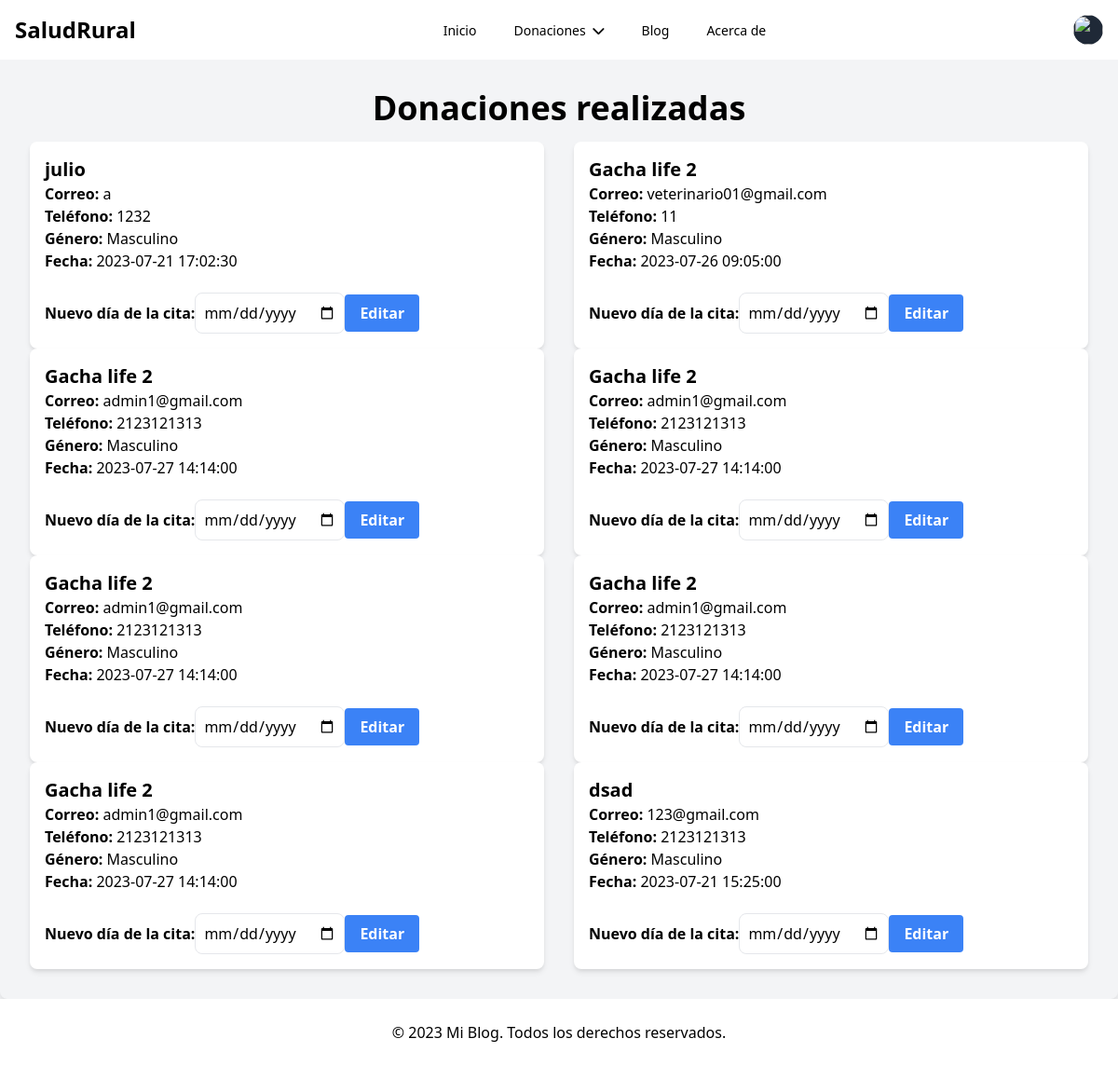
The app's page /donaciones-reali.php (signed in), older data.
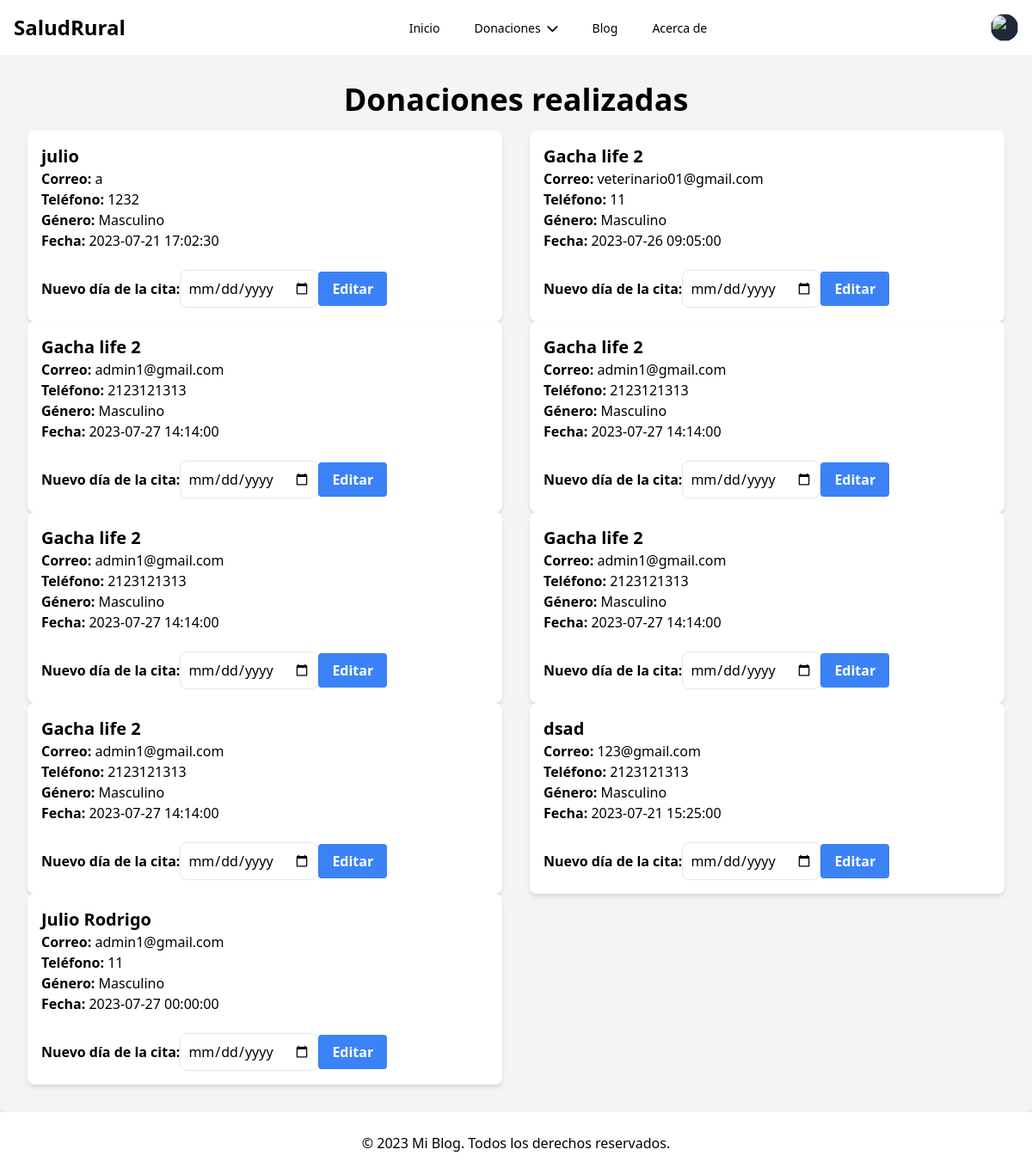
The same page, newer data.
### tables this page shows
CREATE TABLE `donacion` (
  `ID` int(11) NOT NULL,
  `usuario_id` int(11) NOT NULL,
  `nombre` varchar(100) NOT NULL,
  `correo` varchar(100) NOT NULL,
  `telefono` varchar(15) NOT NULL,
  `genero` enum('Masculino','Femenino') NOT NULL,
  `fecha` datetime NOT NULL,
  `monto` decimal(10,2) NOT NULL,
  `tarjeta` varchar(20) NOT NULL,
  `cvv` varchar(5) NOT NULL,
  `estado` enum('pendiente','aceptada','rechazada') NOT NULL DEFAULT 'pendiente'
);

### HTML/donaciones-reali.php (the view, shortened to what this page needs)
<!DOCTYPE html>
<html>
<head>
    <link href="https://cdn.jsdelivr.net/npm/tailwindcss@2.2.16/dist/tailwind.min.css" rel="stylesheet">
    <link rel="stylesheet" href="https://cdnjs.cloudflare.com/ajax/libs/font-awesome/6.0.0-beta3/css/all.min.css">
</head>
<body class="bg-gray-100">
<nav class="bg-white p-4">
        <div class="flex justify-between items-center">
            <a href="#" class="text-green text-2xl font-bold">SaludRural</a>
            <ul class="flex space-x-4">
                <li><a href="#" class="text-black hover:bg-blue-600 hover:text-white rounded-md px-3 py-2 text-sm font-medium" aria-current="page">Inicio</a></li>
                <li class="relative">
                    <a href="#" class="text-black hover:bg-blue-600 hover:text-white rounded-md px-3 py-2 text-sm font-medium" id="donaciones-menu">
                        <span>Donaciones</span>
                        <i class="fas fa-chevron-down ml-1"></i>
                    </a>
                </li>
                <li><a href="#" class="text-black hover:bg-blue-600 hover:text-white rounded-md px-3 py-2 text-sm font-medium">Blog</a></li>
                <li><a href="#" class="text-black hover:bg-blue-600 hover:text-white rounded-md px-3 py-2 text-sm font-medium">Acerca de</a></li>
            </ul>
            <div class="relative">
                <button type="button" class="relative flex rounded-full bg-gray-800 text-sm focus:outline-none focus:ring-2 focus:ring-white focus:ring-offset-2 focus:ring-offset-gray-800" id="user-menu-button" aria-expanded="false" aria-haspopup="true">
                    <span class="absolute -inset-1.5"></span>
                    <img class="h-8 w-8 rounded-full" src="https://images.unsplash.com/photo-1472099645785-5658abf4ff4e?ixlib=rb-1.2.1&ixid=eyJhcHBfaWQiOjEyMDd9&auto=format&fit=facearea&facepad=2&w=256&h=256&q=80" alt="">
                </button>
            </div>
    </nav>
    <div class="w-full max-w-mn p-8  rounded-lg shadow-lg  mx-auto">
        <h1 class="text-4xl font-bold mb-4 text-center">Donaciones realizadas</h1>
        <?php
        $servername = "localhost";
        $username = "root";
        $password = "";
        $dbname = "saludrural";
        $conn = new mysqli($servername, $username, $password, $dbname);
        $usuarioId = $_SESSION['usuario_id'];
        $sql = "SELECT * FROM donacion WHERE usuario_id = '$usuarioId'";
        $resultado = $conn->query($sql);
        if ($resultado->num_rows > 0) {
            $donaciones = $resultado->fetch_all(MYSQLI_ASSOC);
            $donaciones_pares = array_chunk($donaciones, 2);
            foreach ($donaciones_pares as $donaciones_columna) {
                echo '<div class="grid grid-cols-2 gap-8">';
                foreach ($donaciones_columna as $donacion) {
                    echo '<div class="bg-white p-4 rounded-lg shadow-md">';
                    echo '<div class="font-bold text-xl">' . $donacion['nombre'] . '</div>';
                    echo '<div><span class="font-semibold">Correo:</span> ' . $donacion['correo'] . '</div>';
                    echo '<div><span class="font-semibold">Teléfono:</span> ' . $donacion['telefono'] . '</div>';
                    echo '<div><span class="font-semibold">Género:</span> ' . $donacion['genero'] . '</div>';
                    echo '<div><span class="font-semibold">Fecha:</span> ' . $donacion['fecha'] . '</div>';
                    echo '<form action="editar_donacion.php" method="post" class="mt-4">';
                    echo '<label class="font-semibold">Nuevo día de la cita:</label>';
                    echo '<input type="date" name="nuevo_dia" value="' . $donacion['fecha'] . '" class="border rounded-lg p-2">';
                    echo '<button type="submit" class="bg-blue-500 hover:bg-blue-600 text-white font-bold py-2 px-4 rounded mt-2">Editar</button>';
                    echo '</form>';
                    echo '</div>';
                }
                echo '</div>';
            }
        } else {
            echo '<div class="text-center mt-4">No se encontraron donaciones para este usuario.</div>';
        }
        ?>
    </div>
</body>
<footer class="bg-white text-black py-6">
    <div class="container mx-auto text-center">
      <p>&copy; 2023 Mi Blog. Todos los derechos reservados.</p>
    </div>
  </footer>
</html>

Row changes from the older to the newer data that the page shows:
added donacion: nombre "Julio Rodrigo", correo "admin1@gmail.com", telefono "11", genero "Masculino", fecha "2023-07-27 00:00:00"
